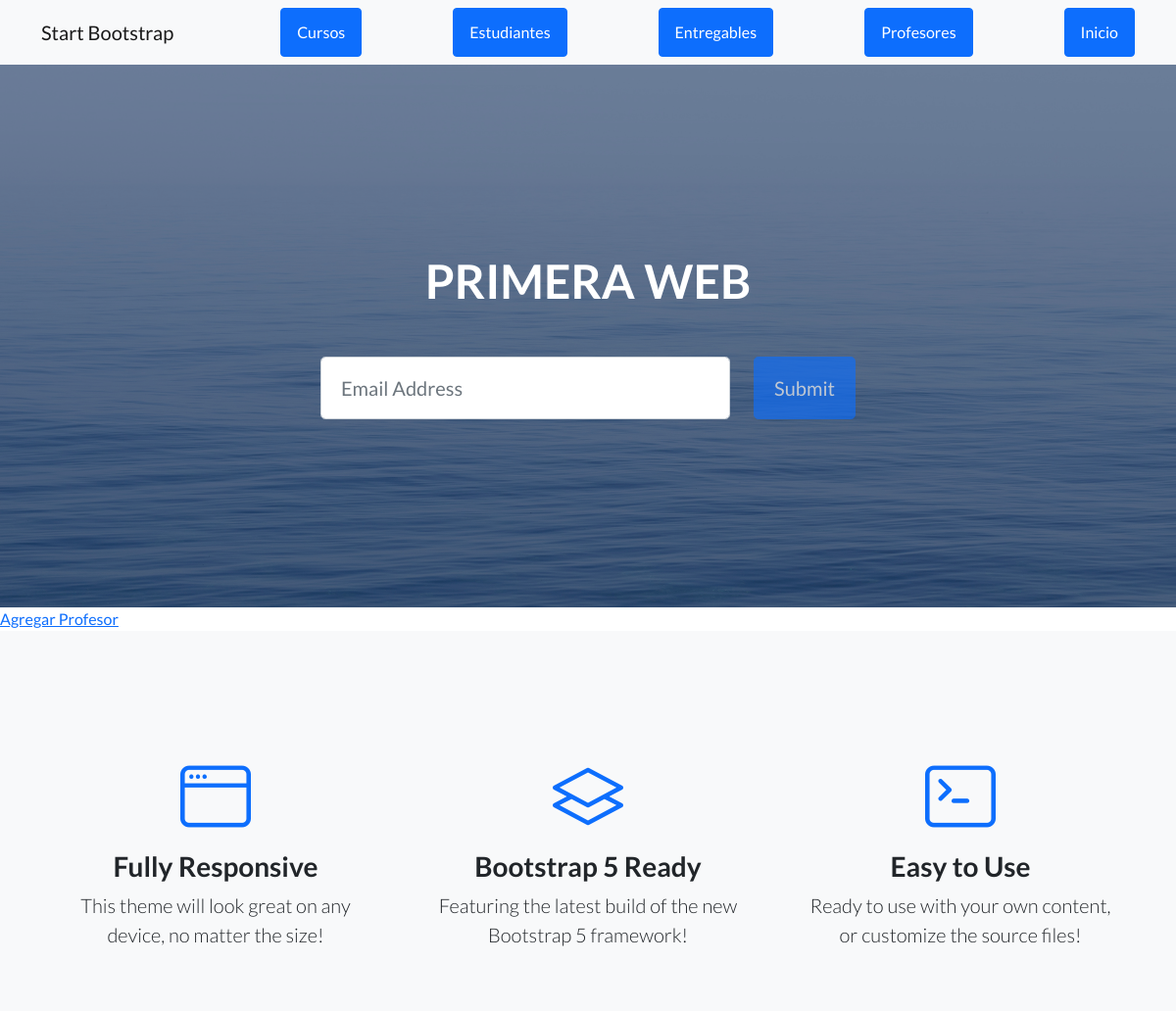
The app's page /AppCoder/leerProfesores/ (upper part), older data.
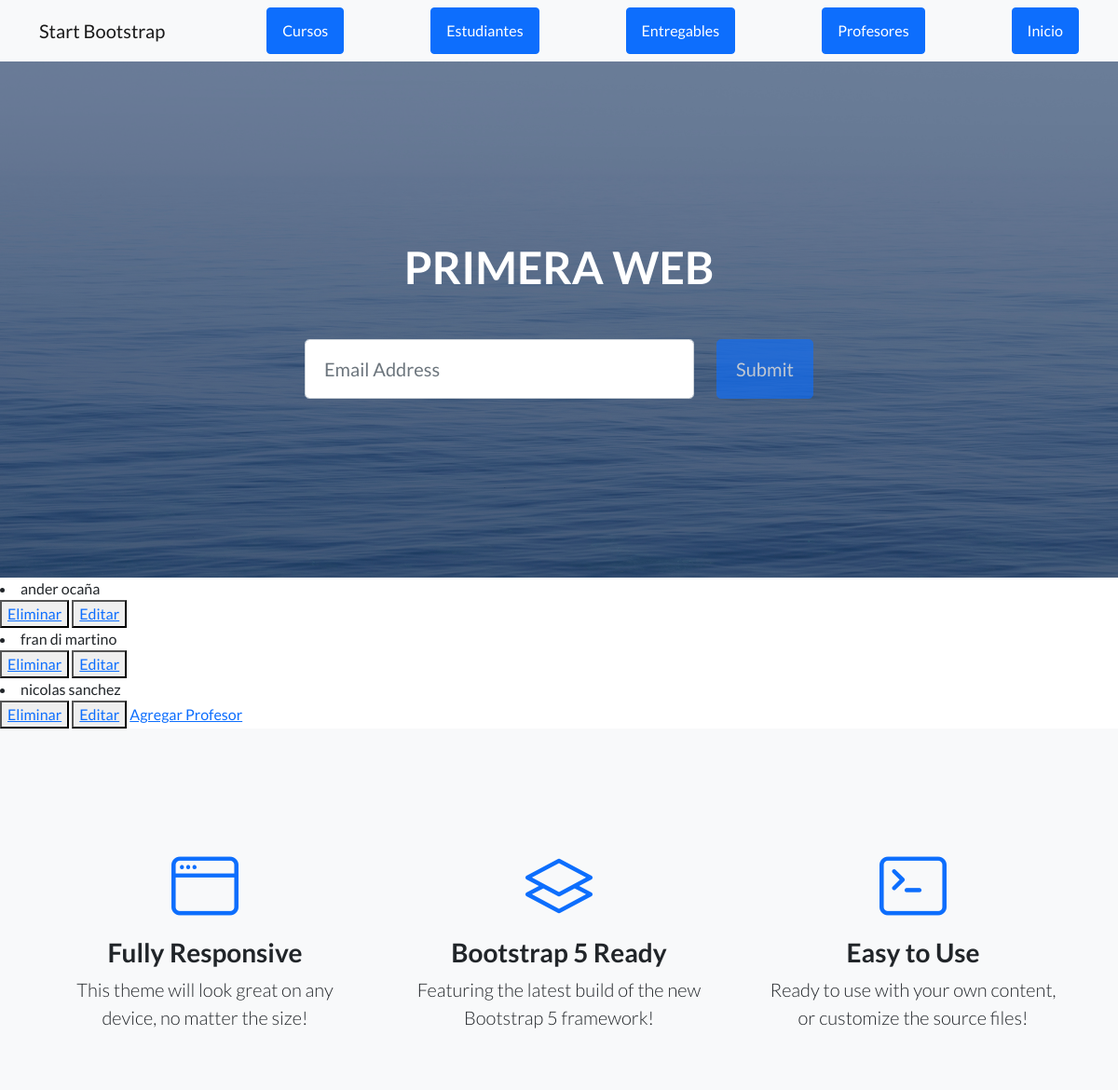
The same page, newer data.
### AppCoder/models.py (models this page shows)
class Profesor(models.Model):
    nombre= models.CharField(max_length=50)
    apellido= models.CharField(max_length=50)
    email= models.EmailField()
    profesion= models.CharField(max_length=50)
    def __str__(self):
        return self.nombre+" "+str(self.apellido)

### AppCoder/views.py (the view)
# urls.py: path('leerProfesores/', leerProfesores, name="leerProfesores"),
def leerProfesores(request):
    profesores = Profesor.objects.all()
    return render (request, "Appcoder/leerProfesores.html", {"profesores": profesores} )

### AppCoder/templates/AppCoder/leerProfesores.html
{% extends "AppCoder/padre.html" %}
{% load static %}
{% block contenido_que_cambia %}
{% for profesor in profesores %}
    <li>{{profesor}}</li>
    <button>
        <a href="{% url 'eliminarProfesor' profesor.nombre %}">Eliminar</a>
    </button>
    <button>
        <a href="{% url 'editarProfesor' profesor.nombre %}">Editar</a>
    </button>
{% endfor %}
<a href = "{% url 'profeFormulario' %}">Agregar Profesor</a>
{% endblock %}

Row changes from the older to the newer data that the page shows:
added Profesor: nombre+apellido "ander ocaña"
added Profesor: nombre+apellido "fran di martino"
added Profesor: nombre+apellido "nicolas sanchez"
